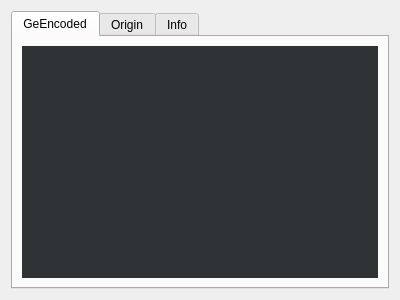
<?xml version="1.0" encoding="UTF-8"?>
<ui version="4.0">
 <class>Dialog</class>
 <widget class="QDialog" name="Dialog">
  <property name="geometry">
   <rect>
    <x>0</x>
    <y>0</y>
    <width>400</width>
    <height>300</height>
   </rect>
  </property>
  <property name="windowTitle">
   <string>Target Object</string>
  </property>
  <layout class="QGridLayout" name="gridLayout">
   <item row="0" column="0">
    <widget class="QTabWidget" name="tabWidget">
     <property name="currentIndex">
      <number>0</number>
     </property>
     <widget class="QWidget" name="GeEncoded">
      <attribute name="title">
       <string>GeEncoded</string>
      </attribute>
      <layout class="QGridLayout" name="gridLayout_3">
       <item row="0" column="0">
        <widget class="QLabel" name="label_geo">
         <property name="styleSheet">
          <string notr="true">background-color: rgb(46, 52, 54);</string>
         </property>
         <property name="text">
          <string/>
         </property>
         <property name="alignment">
          <set>Qt::AlignCenter</set>
         </property>
        </widget>
       </item>
      </layout>
     </widget>
     <widget class="QWidget" name="Origin">
      <attribute name="title">
       <string>Origin</string>
      </attribute>
      <layout class="QGridLayout" name="gridLayout_2">
       <item row="0" column="0">
        <widget class="QLabel" name="label_view">
         <property name="styleSheet">
          <string notr="true">background-color: rgb(46, 52, 54);</string>
         </property>
         <property name="frameShape">
          <enum>QFrame::Box</enum>
         </property>
         <property name="text">
          <string/>
         </property>
         <property name="alignment">
          <set>Qt::AlignCenter</set>
         </property>
        </widget>
       </item>
      </layout>
     </widget>
     <widget class="QWidget" name="Info">
      <attribute name="title">
       <string>Info</string>
      </attribute>
      <layout class="QHBoxLayout" name="horizontalLayout">
       <item>
        <layout class="QVBoxLayout" name="verticalLayout">
         <item>
          <widget class="QLabel" name="Confidence">
           <property name="text">
            <string>Confidence:</string>
           </property>
          </widget>
         </item>
         <item>
          <widget class="QLabel" name="PingNumber">
           <property name="text">
            <string>Ping Number:</string>
           </property>
          </widget>
         </item>
         <item>
          <widget class="QLabel" name="NumberSample">
           <property name="text">
            <string>Number Sample:</string>
           </property>
          </widget>
         </item>
         <item>
          <widget class="QLabel" name="label">
           <property name="text">
            <string>Direction:</string>
           </property>
          </widget>
         </item>
         <item>
          <widget class="QLabel" name="Longtitude">
           <property name="text">
            <string>Longtitude:</string>
           </property>
          </widget>
         </item>
         <item>
          <widget class="QLabel" name="Latitude">
           <property name="text">
            <string>Latitude:</string>
           </property>
          </widget>
         </item>
        </layout>
       </item>
       <item>
        <layout class="QVBoxLayout" name="verticalLayout_2">
         <item>
          <widget class="QLabel" name="lable_confidence">
           <property name="minimumSize">
            <size>
             <width>100</width>
             <height>0</height>
            </size>
           </property>
           <property name="text">
            <string/>
           </property>
          </widget>
         </item>
         <item>
          <widget class="QLabel" name="label_pingnumber">
           <property name="minimumSize">
            <size>
             <width>100</width>
             <height>0</height>
            </size>
           </property>
           <property name="text">
            <string/>
           </property>
          </widget>
         </item>
         <item>
          <widget class="QLabel" name="label_numbersample">
           <property name="minimumSize">
            <size>
             <width>100</width>
             <height>0</height>
            </size>
           </property>
           <property name="text">
            <string/>
           </property>
          </widget>
         </item>
         <item>
          <widget class="QLabel" name="label_direction">
           <property name="minimumSize">
            <size>
             <width>100</width>
             <height>0</height>
            </size>
           </property>
           <property name="text">
            <string/>
           </property>
          </widget>
         </item>
         <item>
          <widget class="QLabel" name="label_longtitude">
           <property name="minimumSize">
            <size>
             <width>100</width>
             <height>0</height>
            </size>
           </property>
           <property name="text">
            <string/>
           </property>
          </widget>
         </item>
         <item>
          <widget class="QLabel" name="label_latitude">
           <property name="minimumSize">
            <size>
             <width>100</width>
             <height>0</height>
            </size>
           </property>
           <property name="text">
            <string/>
           </property>
          </widget>
         </item>
        </layout>
       </item>
       <item>
        <spacer name="horizontalSpacer">
         <property name="orientation">
          <enum>Qt::Horizontal</enum>
         </property>
         <property name="sizeHint" stdset="0">
          <size>
           <width>128</width>
           <height>20</height>
          </size>
         </property>
        </spacer>
       </item>
      </layout>
     </widget>
    </widget>
   </item>
  </layout>
 </widget>
 <resources/>
 <connections/>
</ui>
